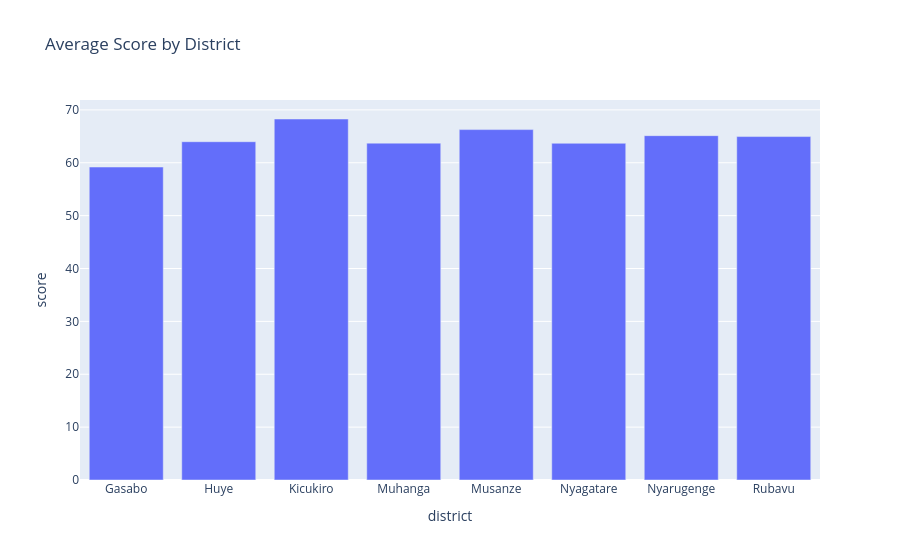

The notebook cell saved with this chart:
### Code cell
district_avg = df.groupby("district", as_index=False)["score"].mean()

fig3 = px.bar(
    district_avg,
    x="district",
    y="score",
    title="Average Score by District"
)

fig3.show()

### Figure 1 — Plotly figure (JSON) as saved in the notebook; plotly's stock layout.template omitted (floating-point values rounded to 4 significant figures)
{"data": [{"hovertemplate": "district=%{x}<br>score=%{y}<extra></extra>", "legendgroup": "", "marker": {"color": "#636efa", "pattern": {"shape": ""}}, "name": "", "orientation": "v", "showlegend": false, "textposition": "auto", "type": "bar", "x": ["Gasabo", "Huye", "Kicukiro", "Muhanga", "Musanze", "Nyagatare", "Nyarugenge", "Rubavu"], "xaxis": "x", "y": [59.19, 63.98, 68.28, 63.72, 66.27, 63.68, 65.13, 64.96], "yaxis": "y"}], "layout": {"barmode": "relative", "legend": {"tracegroupgap": 0}, "title": {"text": "Average Score by District"}, "xaxis": {"anchor": "y", "domain": [0, 1], "title": {"text": "district"}}, "yaxis": {"anchor": "x", "domain": [0, 1], "title": {"text": "score"}}}}
